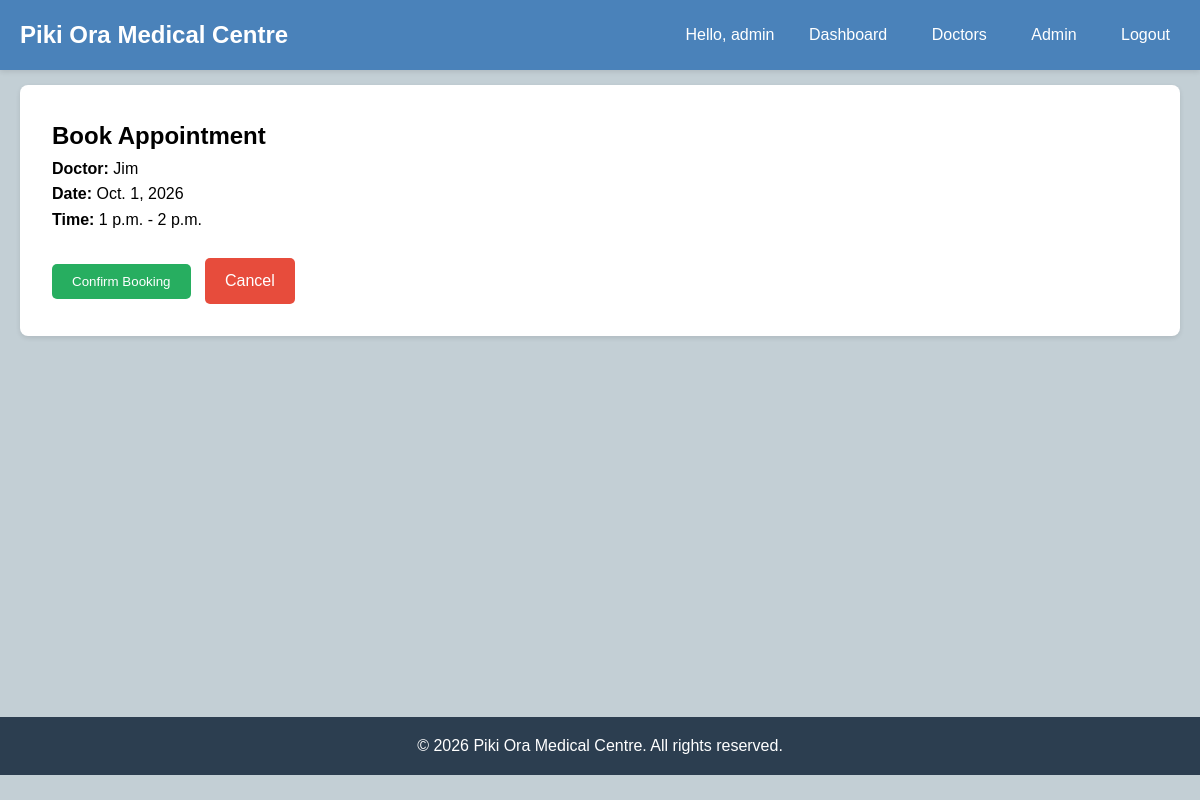
Page /patient/book/2/ (signed in) on the committed database.
### clinic/models.py (models this page shows, shortened)
class AppointmentSlot(models.Model):
    doctor = models.ForeignKey(Doctor, on_delete=models.CASCADE)
    date = models.DateField()
    start_time = models.TimeField()
    end_time = models.TimeField()
    is_available = models.BooleanField(default=True)
    class Meta:
        unique_together = ('doctor', 'date', 'start_time')

class Doctor(models.Model):
    name = models.CharField(max_length=100)
    speciality = models.CharField(max_length=100)
    email = models.EmailField()
    phone = models.CharField(max_length=15)

### clinic/views.py (the view, shortened to what this page needs)
# urls.py: path('patient/book/<int:slot_id>/', views.book_appointment, name='book_appointment'),
@login_required
def book_appointment(request, slot_id):
    slot = get_object_or_404(AppointmentSlot, id=slot_id)
    return render(request, 'clinic/book_appointment.html', {'slot': slot})

### templates/clinic/book_appointment.html (shortened to what this page needs)
{% extends 'clinic/base.html' %}
{% block content %}
<div class="card">
    <h2>Book Appointment</h2>
    <p><strong>Doctor:</strong> {{ slot.doctor.name }}</p>
    <p><strong>Date:</strong> {{ slot.date }}</p>
    <p><strong>Time:</strong> {{ slot.start_time }} - {{ slot.end_time }}</p>
    <br>
    <form method="post">
        <button type="submit" class="btn btn-success">Confirm Booking</button>
        <a href="{% url 'view_slots' slot.doctor.id %}" class="btn btn-danger">Cancel</a>
    </form>
</div>
{% endblock %}

### templates/clinic/base.html (shortened to what this page needs)
<!DOCTYPE html>
<html lang="en">
<head>
</head>
<body>
    <header>
        <div class="container">
            <nav>
                <h1>Piki Ora Medical Centre</h1>
                {% if user.is_authenticated %}
                    <div>
                        <span>Hello, {{ user.username }}</span>
                        <a href="{% url 'patient_dashboard' %}">Dashboard</a>
                        <a href="{% url 'view_doctors' %}">Doctors</a>
                        {% if user.is_staff %}
                            <a href="{% url 'admin_dashboard' %}">Admin</a>
                        {% endif %}
                        <a href="{% url 'logout' %}">Logout</a>
                    </div>
                {% else %}
                    <div>
                        <a href="{% url 'register' %}">Register</a>
                        <a href="{% url 'login' %}">Login</a>
                    </div>
                {% endif %}
            </nav>
        </div>
    </header>
    <main class="container">
        {% block content %}{% endblock %}
    </main>
    <footer>
        <div class="container">
            <p>&copy; 2026 Piki Ora Medical Centre. All rights reserved.</p>
        </div>
    </footer>
</body>
</html>

### templates/clinic/base.html (style rules this page uses)
* { margin: 0; padding: 0; box-sizing: border-box; }
body { font-family: Arial, sans-serif; line-height: 1.6; background-color: #c3cfd5; }
header { background-color: #4a82ba; color: white; margin-bottom: 15px; box-shadow: 0 2px 5px rgba(0,0,0,0.1); padding: 1rem 0; }
.container { max-width: 1200px; margin: 0 auto; padding: 0 20px; }
nav { display: flex; justify-content: space-between; align-items: center; }
nav a { color: white; text-decoration: none; margin-left: 20px; padding: 5px 10px; }
main { padding: 2rem 0; min-height: calc(100vh - 200px); }
.card { background: white; padding: 2rem; border-radius: 8px; box-shadow: 0 2px 5px rgba(0,0,0,0.1); margin-bottom: 1rem; }
.btn { display: inline-block; padding: 10px 20px; background-color: #3498db; color: white; text-decoration: none; border-radius: 5px; border: none; cursor: pointer; margin-right: 10px; }
.btn-danger { background-color: #e74c3c; }
.btn-success { background-color: #27ae60; }
form { max-width: 500px; }
footer { background-color: #2c3e50; color: white; text-align: center; padding: 1rem 0; margin-top: 2rem; }

### rows in the picture
AppointmentSlot: doctor.name "Jim", date "Oct. 1, 2026", start_time "1 p.m.", end_time "2 p.m."

### other values in the picture
{{ user.username }} "admin"
